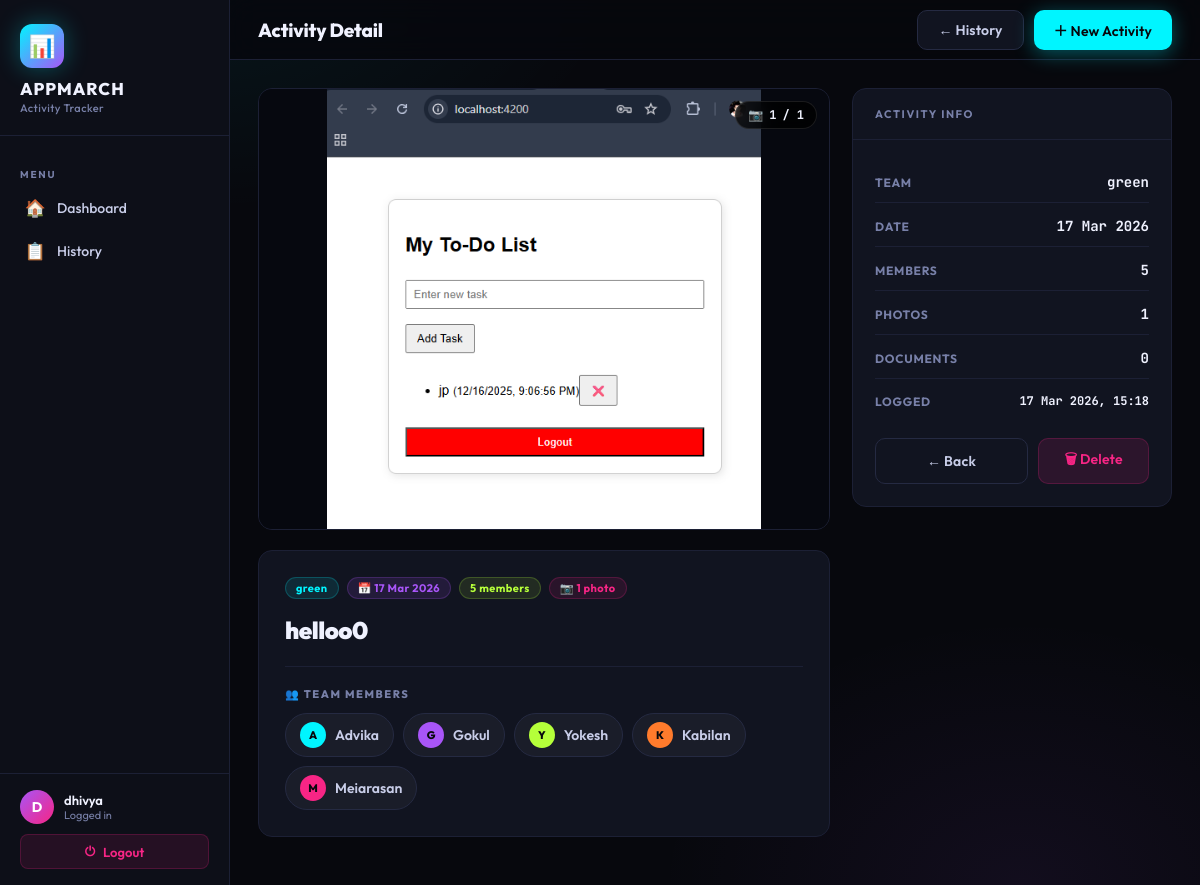
Page /activity/4/ (signed in) on the committed database.
### app/models.py (models this page shows, shortened)
class ActivityPhoto(models.Model):
    activity = models.ForeignKey(Activity, related_name='photos', on_delete=models.CASCADE)
    image = models.ImageField(upload_to='activities/')
    uploaded_at = models.DateTimeField(auto_now_add=True)
    class Meta:
        ordering = ['uploaded_at']

class Activity(models.Model):
    user = models.ForeignKey(User, on_delete=models.CASCADE, related_name='activities', null=True, blank=True)
    team_name = models.CharField(max_length=100)
    members = models.TextField(help_text="Comma-separated member names")
    description = models.TextField()
    date = models.DateField(default=timezone.now)
    created_at = models.DateTimeField(auto_now_add=True)
    class Meta:
        ordering = ['-date', '-created_at']
        verbose_name_plural = "Activities"
    def get_members_list(self):
        return [m.strip() for m in self.members.split(',') if m.strip()]
    def member_count(self):
        return len(self.get_members_list())

### app/views.py (the view)
# urls.py: path('activity/<int:pk>/', views.activity_detail, name='activity_detail'),
@login_required(login_url='login')
def activity_detail(request, pk):
    activity = get_object_or_404(Activity, user=request.user, pk=pk)
    return render(request, 'app/detail.html', {'activity': activity})

### app/templates/app/detail.html (shortened to what this page needs)
{% extends 'app/base.html' %}
{% block page_title %}Activity Detail{% endblock %}
{% block topbar_actions %}
<a href="{% url 'history' %}" class="btn btn-ghost">← History</a>
<a href="{% url 'add_activity' %}" class="btn btn-cyan">＋ New Activity</a>
{% endblock %}
{% block content %}
{% with photos=activity.photos.all %}
<div class="detail-grid">
  <div>
    <div class="gallery-card au">
      <div class="main-photo-wrap">
        {% if photos %}
          <img src="{{ photos.0.image.url }}" class="main-photo" id="main-photo" alt="Activity photo">
          <div class="photo-badge">📷 <span id="photo-pos">1</span> / {{ photos.count }}</div>
        {% else %}
          <div class="photo-placeholder">
            <span>📸</span>
            <p>No photos for this activity</p>
          </div>
        {% endif %}
      </div>
    </div>
    <div class="info-card au au1">
      <div class="info-meta">
        <span class="badge badge-cyan">{{ activity.team_name }}</span>
        <span class="badge badge-violet">📅 {{ activity.date|date:"d M Y" }}</span>
        <span class="badge badge-lime">{{ activity.member_count }} member{{ activity.member_count|pluralize }}</span>
        {% if photos %}<span class="badge badge-pink">📷 {{ photos.count }} photo{{ photos.count|pluralize }}</span>{% endif %}
      </div>
      <div class="info-title">{{ activity.description }}</div>
      <div class="info-divider"></div>
      <div class="info-section-label">👥 Team Members</div>
      <div class="members-grid">
        {% for member in activity.get_members_list %}
        <div class="mem-chip">
          <div class="mem-av" style="background:{% cycle 'var(--cyan)' 'var(--violet)' 'var(--lime)' 'var(--orange)' 'var(--pink)' 'var(--yellow)' %}">{{ member|first|upper }}</div>
          <div class="mem-name">{{ member }}</div>
        </div>
        {% endfor %}
      </div>
    </div>
  </div>
  <div>
    <div class="card au au2">
      <div class="card-header"><span class="card-title">Activity Info</span></div>
      <div class="card-body">
        <div class="meta-list">
          <div class="meta-row">
            <span class="meta-key">Team</span>
            <span class="meta-val">{{ activity.team_name }}</span>
          </div>
          <div class="meta-row">
            <span class="meta-key">Date</span>
            <span class="meta-val">{{ activity.date|date:"d M Y" }}</span>
          </div>
          <div class="meta-row">
            <span class="meta-key">Members</span>
            <span class="meta-val">{{ activity.member_count }}</span>
          </div>
          <div class="meta-row">
            <span class="meta-key">Photos</span>
            <span class="meta-val">{{ photos.count }}</span>
          </div>
          <div class="meta-row">
            <span class="meta-key">Documents</span>
            <span class="meta-val">{{ activity.documents.count }}</span>
          </div>
          <div class="meta-row">
            <span class="meta-key">Logged</span>
            <span class="meta-val" style="font-size:12px">{{ activity.created_at|date:"d M Y, H:i" }}</span>
          </div>
        </div>
        <div class="action-row">
          <a href="{% url 'history' %}" class="btn btn-ghost" style="flex:1;justify-content:center;">← Back</a>
          <form method="post" action="{% url 'delete_activity' activity.pk %}" onsubmit="return confirm('Delete this activity permanently?')" style="flex:1">
            <button type="submit" class="btn btn-danger" style="width:100%;justify-content:center;">🗑 Delete</button>
          </form>
        </div>
      </div>
    </div>
  </div>
</div>
{% endwith %}
{% endblock %}

### app/templates/app/base.html (shortened to what this page needs)
<!DOCTYPE html>
<html lang="en">
<head>
</head>
<body>
<div class="creatures-bg">
</div>
<aside class="sidebar">
  <div class="brand">
    <div class="brand-logo">📊</div>
    <div class="brand-name">AppMarch</div>
    <div class="brand-sub">Activity Tracker</div>
  </div>
  <nav>
    <div class="nav-section">Menu</div>
    <a href="{% url 'dashboard' %}" class="nav-link {% if request.resolver_match.url_name == 'dashboard' %}active{% endif %}">
      <span class="nav-icon">🏠</span><span>Dashboard</span><span class="nav-dot"></span>
    </a>
    <a href="{% url 'history' %}" class="nav-link {% if request.resolver_match.url_name == 'history' %}active{% endif %}">
      <span class="nav-icon">📋</span><span>History</span><span class="nav-dot"></span>
    </a>
  </nav>
  <div class="sidebar-footer">
    <div class="user-pill">
      <div class="user-avatar">{{ request.user.username|first|upper }}</div>
      <div>
        <div class="user-name">{{ request.user.username }}</div>
        <div class="user-role">Logged in</div>
      </div>
    </div>
    <a href="{% url 'logout' %}" class="logout-btn">
      <span>⏻</span><span>Logout</span>
    </a>
  </div>
</aside>
<div class="main">
  <header class="topbar">
    <span class="topbar-title">{% block page_title %}Dashboard{% endblock %}</span>
    <div style="display:flex;align-items:center;gap:10px;">
      {% block topbar_actions %}{% endblock %}
    </div>
  </header>
  <main class="content">
    {% block content %}{% endblock %}
  </main>
</div>
</body>
</html>

### app/templates/app/detail.html (style rules this page uses)
.detail-grid { display: grid; grid-template-columns: 1fr 320px; gap: 22px; max-width: 1100px; }
.gallery-card { background: var(--card); border: 1px solid var(--border); border-radius: var(--radius); overflow: hidden; margin-bottom: 20px; }
.main-photo-wrap { position: relative; background: #060810; overflow: hidden; }
.main-photo { width: 100%; max-height: 440px; object-fit: contain; display: block; background: #06080f; }
.photo-badge { position: absolute; top: 12px; right: 12px; background: rgba(0,0,0,.75); backdrop-filter: blur(8px); border: 1px solid rgba(255,255,255,.1); color: var(--text); font-size: 12px; font-weight: 700; padding: 5px 12px; border-radius: 99px; display: flex; align-items: center; gap: 6px; font-family: var(--mono); }
.info-card { background: var(--card); border: 1px solid var(--border); border-radius: var(--radius); padding: 26px; margin-bottom: 20px; }
.info-meta { display: flex; flex-wrap: wrap; gap: 8px; margin-bottom: 16px; }
.info-title { font-size: 24px; font-weight: 900; color: var(--text); line-height: 1.3; letter-spacing: -.02em; margin-bottom: 20px; }
.info-divider { height: 1px; background: var(--border); margin: 20px 0; }
.info-section-label { font-size: 11px; font-weight: 800; letter-spacing: .14em; text-transform: uppercase; color: var(--muted); margin-bottom: 12px; display: flex; align-items: center; gap: 8px; }
.members-grid { display: flex; flex-wrap: wrap; gap: 9px; }
.mem-chip { display: flex; align-items: center; gap: 9px; background: rgba(255,255,255,.04); border: 1px solid var(--border2); padding: 8px 14px; border-radius: 99px; transition: all .15s; cursor: default; }
.mem-av { width: 26px; height: 26px; border-radius: 50%; display: flex; align-items: center; justify-content: center; font-size: 11px; font-weight: 800; color: #07080d; flex-shrink: 0; }
.mem-name { font-size: 14px; font-weight: 600; color: var(--text2); }
.meta-list { display: flex; flex-direction: column; gap: 3px; }
.meta-row { display: flex; justify-content: space-between; align-items: center; padding: 11px 0; border-bottom: 1px solid var(--border); }
.meta-row:last-child { border-bottom: none; }
.meta-key { font-size: 12px; font-weight: 700; letter-spacing: .06em; text-transform: uppercase; color: var(--muted); }
.meta-val { font-size: 14px; font-weight: 700; color: var(--text); font-family: var(--mono); }
.action-row { display: flex; gap: 10px; margin-top: 18px; }

### rows in the picture
ActivityPhoto: image (picture)
Activity: team_name "green", date "17 Mar 2026", member_count "5", description "helloo0", documents.count "0", created_at "17 Mar 2026, 15:18"

### other values in the picture
{{ request.user.username|first|upper }} "D"
{{ request.user.username }} "dhivya"
{{ photos.count }} "1"
{{ member|first|upper }} "A" "G" "Y" "K" "M"
{{ member }} "Advika" "Gokul" "Yokesh" "Kabilan" "Meiarasan"
